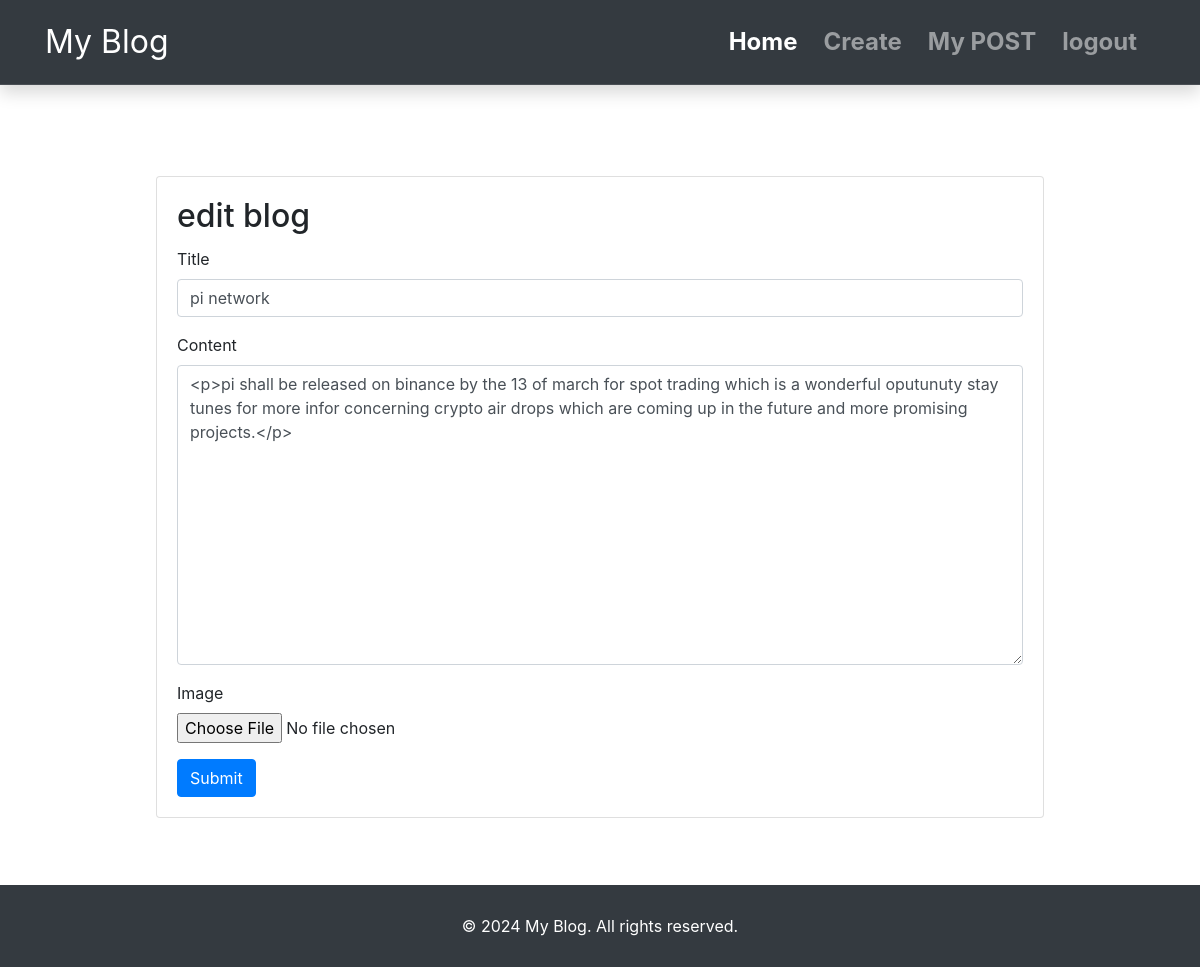
Page /Blog/edit.php?updateid=20 on the committed database.
### tables this page shows
CREATE TABLE `blogs` (
  `id` int(11) NOT NULL,
  `user_id` int(11) NOT NULL,
  `title` varchar(255) NOT NULL,
  `content` text NOT NULL,
  `image` varchar(255) DEFAULT NULL,
  `created_at` timestamp NOT NULL DEFAULT current_timestamp(),
  `updated_at` timestamp NOT NULL DEFAULT current_timestamp(),
  `likes` int(11) NOT NULL,
  `views` int(11) NOT NULL
);

### Blog/edit.php (the view, shortened to what this page needs)
<!DOCTYPE html>
<html lang="en">
<head>
    <link rel="stylesheet" href="https://stackpath.bootstrapcdn.com/bootstrap/4.5.2/css/bootstrap.min.css">
    <link rel="stylesheet" href="css/styles.css">
</head>
<?php
$id = $_GET['updateid'];
?>
<body>
    <nav class="navbar navbar-expand-lg navbar-dark bg-dark sticky-top shadow">
        <div class="container">
            <a class="navbar-brand" href="#">My Blog</a>
            <div class="collapse navbar-collapse" id="navbarNav">
                <ul class="navbar-nav ml-auto">
                    <li class="nav-item active">
                        <a class="nav-link" href="index.php">Home <span class="sr-only">(current)</span></a>
                    </li>
                    <li class="nav-item">
                        <a class="nav-link" href="create.php">Create</a>
                    </li>
                    <li class="nav-item">
                        <a class="nav-link" href="mypost.php">My POST</a>
                    </li>
                    <li class="nav-item">
                        <a class="nav-link" href="logout.php">logout</a>
                    </li>
                </ul>
            </div>
        </div>
    </nav>
    <?php $_GET['updateid'] = $id;
    include "connect.php";
    $sql = "SELECT * FROM blogs WHERE id = $id";
    $result = $dbconnect -> query($sql);
    $row = $result -> fetch_assoc();
    $title = $row['title'];
    $content = $row['content'];
    ?>
    <div class="container">
        <div class="card mt-4">
            <div class="card-body">
                <h2 class="card-title">edit blog</h2>
                <form action="action.php" method="POST" enctype="multipart/form-data">
                    <div class="form-group">
                        <label for="title">Title</label>
                        <input type="text" class="form-control" id="title" name="title" value="<?php echo $title; ?>" >
                    </div>
                    <div class="form-group">
                        <label for="content">Content</label>
                        <textarea class="form-control" id="content" name="content"><?php echo $content; ?></textarea>
                    </div>
                    <div class="form-group">
                        <label for="image">Image</label>
                        <input type="file" class="form-control-file" id="image" name="image">
                    </div>
                    <button type="submit" class="btn btn-primary" name="action" value="edit" >Submit</button>
                </form>
            </div>
        </div>
    </div>
    <footer class="py-4 bg-dark text-white mt-auto">
        <div class="container text-center">
            <p>&copy; 2024 My Blog. All rights reserved.</p>
        </div>
    </footer>
</body>
</html>

### Blog/css/styles.css (style rules this page uses)
.navbar { background-color: #1a1b1a; border-bottom: 1px solid rgba(255, 255, 255, 0.1); }
.navbar-brand { font-size: 2rem; color: #a55c40; }
.navbar-nav .nav-item { margin-right: 10px; }
.navbar-nav .nav-link { color: #c47040; font-weight: bold; font-size: 1.5rem; }
.container { padding-top: 5px; padding-bottom: 5px; }
footer { background-color: #222; color: #ccc; padding: 20px 0; }
footer p { margin: 0; }

### Blog/edit.php (style rules this page uses)
body, html { height: 100%; }
.container { height: 100%; display: flex; align-items: center; justify-content: center; }
.card { width: 80%; }
#content { height: 300px; }

### rows in the picture
blogs: title "pi network", content "<p>pi shall be released on binance by the 13 of march for spot trading which is a wonderful oputunuty stay tunes for more infor concerning crypto air drops which are coming up in the future and more promising projects.</p>"
